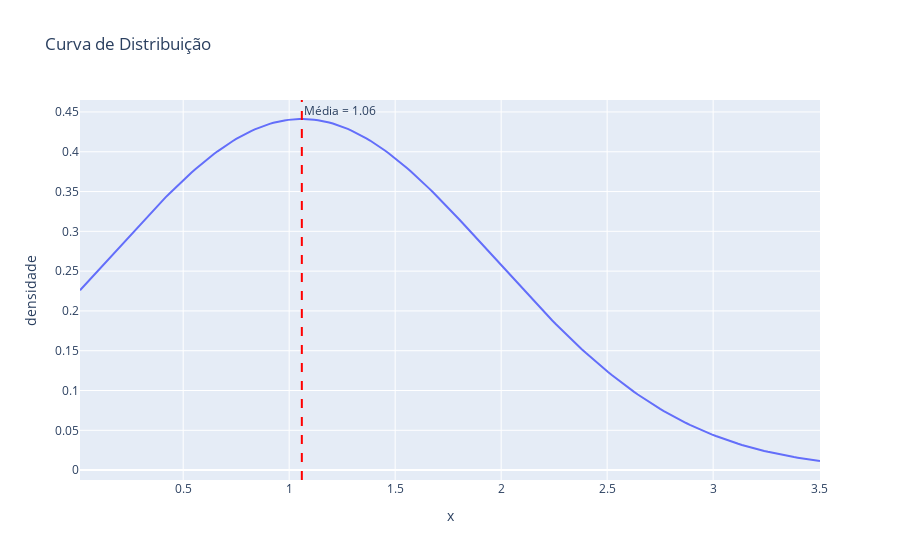

The notebook cell this image was saved under:
### Code cell
grafico_distribuicao(dados_distr_nao_normal)

### Figure 1 — Plotly figure (JSON) as saved in the notebook; plotly's stock layout.template omitted (floating-point values rounded to 4 significant figures; data arrays with more than 128 entries replaced by an {"elided": "..."} marker saying what was removed)
{"data": [{"hovertemplate": "x=%{x}<br>densidade=%{y}<extra></extra>", "legendgroup": "", "line": {"color": "#636efa", "dash": "solid"}, "marker": {"symbol": "circle"}, "mode": "lines", "name": "", "orientation": "v", "showlegend": false, "type": "scatter", "x": {"elided": "200 float values"}, "xaxis": "x", "y": {"elided": "200 float values"}, "yaxis": "y"}], "layout": {"annotations": [{"showarrow": false, "text": "Média = 1.06", "x": 1.06, "xanchor": "left", "xref": "x", "y": 1, "yanchor": "top", "yref": "y domain"}], "legend": {"tracegroupgap": 0}, "shapes": [{"line": {"color": "red", "dash": "dash"}, "type": "line", "x0": 1.06, "x1": 1.06, "xref": "x", "y0": 0, "y1": 1, "yref": "y domain"}], "title": {"text": "Curva de Distribuição"}, "xaxis": {"anchor": "y", "domain": [0, 1], "title": {"text": "x"}}, "yaxis": {"anchor": "x", "domain": [0, 1], "title": {"text": "densidade"}}}}
